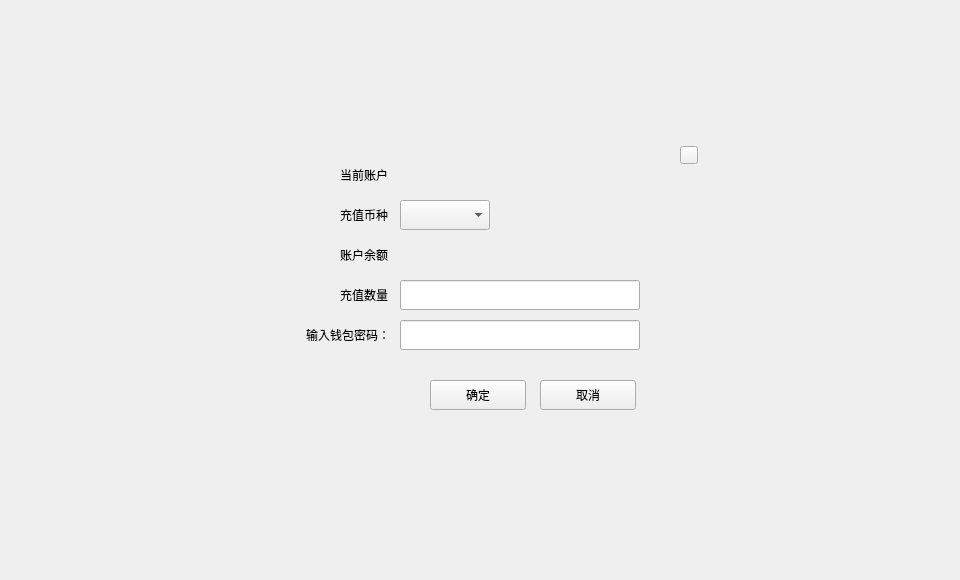
<?xml version="1.0" encoding="UTF-8"?>
<ui version="4.0">
 <class>DepositExchangeContractDialog</class>
 <widget class="QDialog" name="DepositExchangeContractDialog">
  <property name="geometry">
   <rect>
    <x>0</x>
    <y>0</y>
    <width>960</width>
    <height>580</height>
   </rect>
  </property>
  <property name="windowTitle">
   <string>Dialog</string>
  </property>
  <widget class="QWidget" name="widget" native="true">
   <property name="geometry">
    <rect>
     <x>0</x>
     <y>0</y>
     <width>960</width>
     <height>580</height>
    </rect>
   </property>
   <property name="font">
    <font>
     <family>微软雅黑</family>
    </font>
   </property>
   <widget class="QWidget" name="containerWidget" native="true">
    <property name="geometry">
     <rect>
      <x>230</x>
      <y>130</y>
      <width>500</width>
      <height>320</height>
     </rect>
    </property>
    <widget class="QToolButton" name="cancelBtn">
     <property name="geometry">
      <rect>
       <x>310</x>
       <y>250</y>
       <width>96</width>
       <height>30</height>
      </rect>
     </property>
     <property name="cursor">
      <cursorShape>PointingHandCursor</cursorShape>
     </property>
     <property name="styleSheet">
      <string notr="true"/>
     </property>
     <property name="text">
      <string>取消</string>
     </property>
    </widget>
    <widget class="QToolButton" name="okBtn">
     <property name="geometry">
      <rect>
       <x>200</x>
       <y>250</y>
       <width>96</width>
       <height>30</height>
      </rect>
     </property>
     <property name="cursor">
      <cursorShape>PointingHandCursor</cursorShape>
     </property>
     <property name="styleSheet">
      <string notr="true"/>
     </property>
     <property name="text">
      <string>确定</string>
     </property>
    </widget>
    <widget class="QComboBox" name="assetComboBox">
     <property name="geometry">
      <rect>
       <x>170</x>
       <y>70</y>
       <width>90</width>
       <height>30</height>
      </rect>
     </property>
     <property name="font">
      <font>
       <family>微软雅黑</family>
       <weight>50</weight>
       <bold>false</bold>
      </font>
     </property>
     <property name="focusPolicy">
      <enum>Qt::NoFocus</enum>
     </property>
     <property name="styleSheet">
      <string notr="true"/>
     </property>
    </widget>
    <widget class="QLabel" name="label">
     <property name="geometry">
      <rect>
       <x>110</x>
       <y>150</y>
       <width>54</width>
       <height>30</height>
      </rect>
     </property>
     <property name="text">
      <string>充值数量</string>
     </property>
    </widget>
    <widget class="QLineEdit" name="amountLineEdit">
     <property name="geometry">
      <rect>
       <x>170</x>
       <y>150</y>
       <width>240</width>
       <height>30</height>
      </rect>
     </property>
    </widget>
    <widget class="QLabel" name="label_4">
     <property name="geometry">
      <rect>
       <x>110</x>
       <y>30</y>
       <width>60</width>
       <height>30</height>
      </rect>
     </property>
     <property name="text">
      <string>当前账户</string>
     </property>
    </widget>
    <widget class="QLabel" name="accountNameLabel">
     <property name="geometry">
      <rect>
       <x>170</x>
       <y>30</y>
       <width>120</width>
       <height>30</height>
      </rect>
     </property>
     <property name="text">
      <string/>
     </property>
    </widget>
    <widget class="QLabel" name="label_5">
     <property name="geometry">
      <rect>
       <x>110</x>
       <y>70</y>
       <width>60</width>
       <height>30</height>
      </rect>
     </property>
     <property name="text">
      <string>充值币种</string>
     </property>
    </widget>
    <widget class="QLabel" name="label_6">
     <property name="geometry">
      <rect>
       <x>110</x>
       <y>110</y>
       <width>60</width>
       <height>30</height>
      </rect>
     </property>
     <property name="text">
      <string>账户余额</string>
     </property>
    </widget>
    <widget class="QLabel" name="balanceLabel">
     <property name="geometry">
      <rect>
       <x>170</x>
       <y>110</y>
       <width>120</width>
       <height>30</height>
      </rect>
     </property>
     <property name="text">
      <string/>
     </property>
    </widget>
    <widget class="QLabel" name="tipLabel">
     <property name="geometry">
      <rect>
       <x>180</x>
       <y>230</y>
       <width>200</width>
       <height>16</height>
      </rect>
     </property>
     <property name="text">
      <string/>
     </property>
    </widget>
    <widget class="QLabel" name="label_2">
     <property name="geometry">
      <rect>
       <x>60</x>
       <y>190</y>
       <width>100</width>
       <height>30</height>
      </rect>
     </property>
     <property name="text">
      <string>输入钱包密码：</string>
     </property>
     <property name="alignment">
      <set>Qt::AlignRight|Qt::AlignTrailing|Qt::AlignVCenter</set>
     </property>
    </widget>
    <widget class="QLineEdit" name="pwdLineEdit">
     <property name="geometry">
      <rect>
       <x>170</x>
       <y>190</y>
       <width>240</width>
       <height>30</height>
      </rect>
     </property>
     <property name="echoMode">
      <enum>QLineEdit::Password</enum>
     </property>
    </widget>
    <widget class="QToolButton" name="closeBtn">
     <property name="geometry">
      <rect>
       <x>450</x>
       <y>16</y>
       <width>18</width>
       <height>18</height>
      </rect>
     </property>
     <property name="cursor">
      <cursorShape>PointingHandCursor</cursorShape>
     </property>
     <property name="focusPolicy">
      <enum>Qt::NoFocus</enum>
     </property>
     <property name="styleSheet">
      <string notr="true"/>
     </property>
     <property name="text">
      <string/>
     </property>
    </widget>
   </widget>
  </widget>
 </widget>
 <resources/>
 <connections/>
</ui>
